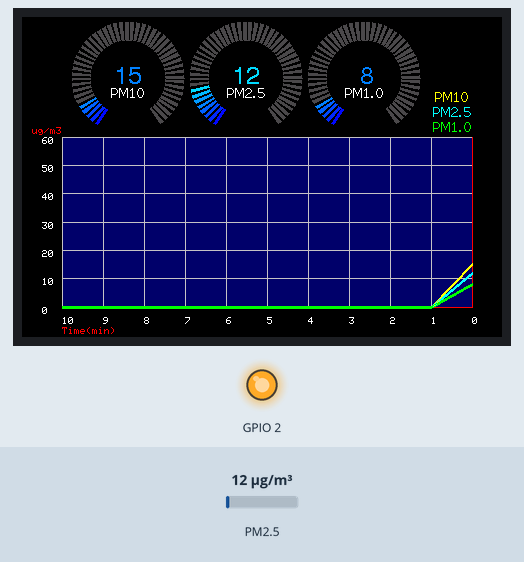
The sketch below on a simulated ESP32. Shown: 480×320 colour display, output pins drawn as LEDs (lit = HIGH). The inputs (shaded band) are chosen by the test bench; at power-on: PM2.5 12 µg/m³. What the sketch prints to the serial monitor is not drawn.

Above: at 1.8 s.
1.9 s: PM2.5 set to 75 µg/m³
At 2.4 s:
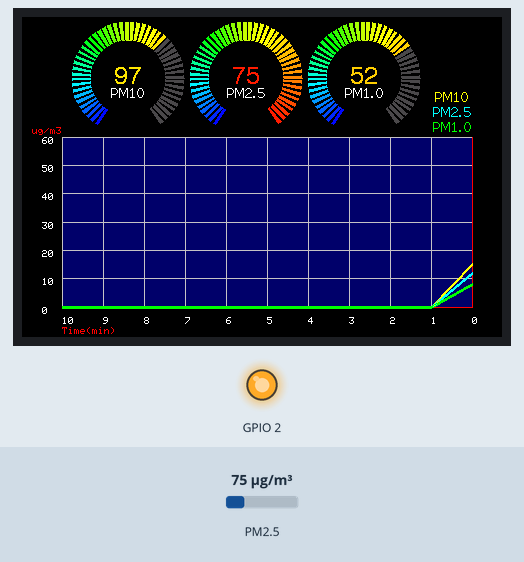
3.5 s: PM2.5 set to 6 µg/m³
At 5.2 s:
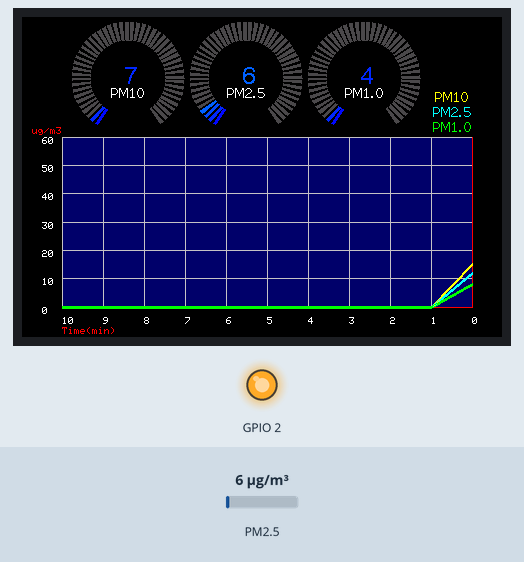
5.5 s: PM2.5 set to 150 µg/m³
At 6.8 s:
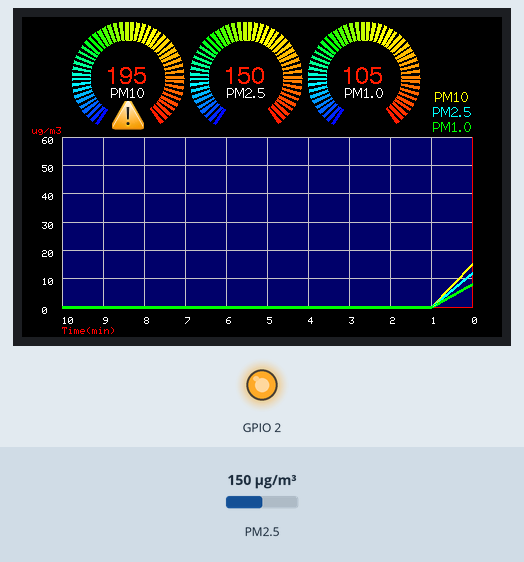
Timing chart, 0 to 8.5 s (numbered marks = the images above; inputs shaded):
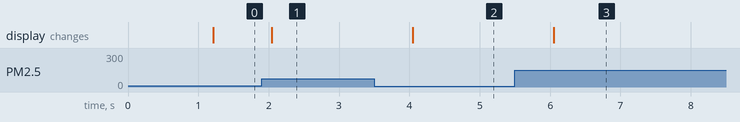

Measured:
- after the input at 1.9 s, the display: changes after 0.14 s (image 1)
- after the input at 3.5 s, the display: changes after 0.55 s (image 2)
- after the input at 5.5 s, the display: changes after 0.55 s (image 3)

The sketch:

pms7003_history_graph2.ino
```cpp
#include <SPI.h>
//#include <SD.h>
#include <TFT_eSPI.h>
#include "PMS.h"
#include <SoftwareSerial.h>
#include <TimeLib.h>
SoftwareSerial mySerial(4, 12); // D2RX, D6TX

PMS pms(mySerial);
PMS::DATA data;


#include "alert.h" // Out of range alert icon
#include "colors.h"

TFT_eSPI tft = TFT_eSPI();

// this is the only external variable used by the graph
// it's a flat to draw the coordinate system only on the first pass
boolean first = true;
double ox , oy1, oy2, oy3;

unsigned long omm=0;
  ////history graph
static int recordinterval=1;//recording interval minute
//static int noOfdata = 60*6/recordinterval;
static int minTohour=60;//unit:minute
static int xmax=0,xmaxtemp=0;

double dust10[1001];
double dust25[1001];
double dust1[1001];

boolean range_error = 0;

void setup() {

  for(int i=0;i<=1000;i++){
    dust10[i] = 0;
    dust25[i] = 0;
    dust1[i] = 0;
  }

  pinMode(D1,OUTPUT);
  digitalWrite(D1,HIGH);
  tft.init();
  tft.setRotation(3);
  tft.setSwapBytes(true);
  tft.fillScreen(BLACK);

  Serial.begin(115200);
  mySerial.begin(9600);  // D2,D6 pin on ESP-12E Development Board
  //pms.passiveMode();    // Switch to passive mode


}


void loop(void) {

  int x, y1, y2, y3, ystep;
  int xpos = 50, ypos = 5, gap = 6, radius = 56;
  unsigned long mm = millis()/1000/60;
  static uint16_t y1sum=0,y1avg,y2avg,y3avg,count=0;
  static uint16_t y2sum=0;
  static uint16_t y3sum=0;
  double xunit,xstep;
  String xtime;

  if(pms.read(data)){
    count ++;
    Serial.print("\nNow: ");Serial.println(mm);
    Serial.print("count: ");Serial.println(count);
    dust10[0]=data.PM_AE_UG_10_0;
    y1sum = y1sum + dust10[0];
    y1avg =y1sum/count;
    Serial.print("PM 10 (ug/m3): ");
    Serial.println(dust10[0]);
    Serial.println(y1avg);

    dust25[0]=data.PM_AE_UG_2_5;
    y2sum = y2sum + dust25[0];
    y2avg =y2sum/count;
    Serial.print("PM 2.5 (ug/m3): ");
    Serial.println(dust25[0]);
    Serial.println(y2avg);

    dust1[0]=data.PM_AE_UG_1_0;
    y3sum = y3sum + dust1[0];
    y3avg =y3sum/count;
    Serial.print("PM 1.0 (ug/m3): ");
    Serial.println(dust1[0]);
    Serial.println(y3avg);

    xpos = gap +ringMeter(dust10[0], 0, 151, xpos, ypos, radius, "PM10", BLUE2RED); // Draw analogue meter
    xpos = gap +ringMeter(dust25[0], 0, 76, xpos, ypos, radius, "PM2.5", BLUE2RED); // Draw analogue meter
    xpos = gap +ringMeter(dust1[0], 0, 76, xpos, ypos, radius, "PM1.0", BLUE2RED); // Draw analogue meter
    dust10[0] =y1avg;
    dust25[0] =y2avg;
    dust1[0] =y3avg;

    ///data logging////
    if(mm >= omm + recordinterval || first){
      first=false;
      Serial.println("recording to graph...");
      ///label
      tft.setTextSize(1);
      tft.setTextColor(YELLOW, BLACK);
      tft.drawString("PM10",430,80,2);
      tft.setTextColor(CYAN, BLACK);
      tft.drawString("PM2.5",430,95,2);
      tft.setTextColor(GREEN, BLACK);
      tft.drawString("PM1.0",430,110,2);

      int ymax=0;
      int xmax2=0;
      xmax = mm/recordinterval/10*10 +10;//10분단위로
      xmax = min(xmax,600);//max 600분까지만 표시
      for (x = 0; x <= xmax; x++){
        y1 = dust10[(int)x];
        y2 = dust25[(int)x];
        y3 = dust1[(int)x];
        ymax = max(ymax,(int)y1);
        ymax = max(ymax,(int)y2);
        ymax = max(ymax,(int)y3);
      }
        ymax = ymax/10*10+10;
        ymax = max(ymax,60);
        if(ymax >= 100) {
          ymax =ymax/20*20+20;
          ystep = 20;
        }
        else ystep =10;
        Serial.print("ymax: ");Serial.println(ymax);
        Serial.print("xmax: ");Serial.println(xmax);

      for (x = 0; x <= xmax; x++){
        y1 = dust10[(int)x];
        y2 = dust25[(int)x];
        y3 = dust1[(int)x];

        if(xmax >= minTohour){
          xunit = (float)x/60;//converting to hour unit
          xtime = "Time(hour)";
          xmax2 = (mm/60*60+60)/60;
          Serial.println(xmax2);
          xmax2 = min(xmax2,10);
          if(xmax2 >=5) xstep = 1;
          else xstep = 0.5;
        }
        else {
          xunit = x;//minute unit
          xtime = "Time(min)";
          xmax2=xmax;
          if(xmax < 40) xstep = xmax/10;
          else xstep = 10;
        }

        Graph3y(tft, xunit, y1, y2, y3, 40, 290, 410, 170, xmax2, 0, -xstep, 0, ymax, ystep,
        "", xtime, "ug/m3", GREY, RED, YELLOW, CYAN, GREEN, WHITE, BLACK,x);

      }

      for(int i=xmax;i>0;i=i-1){
        dust10[i]=dust10[i-1];
        dust25[i]=dust25[i-1];
        dust1[i]=dust1[i-1];

      }
      omm = mm;
      count = 0;
      y1sum =0, y2sum=0,y3sum=0;
    }
  }

}

/*
  function to draw a cartesian coordinate system and plot whatever data you want
  just pass x and y and the graph will be drawn
  huge arguement list
  &d name of your display object
  x = x data point
  y = y datapont
  gx = x graph location (lower left)
  gy = y graph location (lower left)
  w = width of graph
  h = height of graph
  xlo = lower bound of x axis
  xhi = upper bound of x asis
  xinc = division of x axis (distance not count)
  ylo = lower bound of y axis
  yhi = upper bound of y asis
  yinc = division of y axis (distance not count)
  title = title of graph
  xlabel = x asis label
  ylabel = y asis label
  gcolor = graph line colors
  acolor = axi ine colors
  pcolor = color of your plotted data
  tcolor = text color
  bcolor = background color
  &redraw = flag to redraw graph on fist call only
*/


void Graph3y(TFT_eSPI &d, double x, double y1,double y2,double y3,double gx, double gy, double w, double h, double xlo,
double xhi, double xinc, double ylo, double yhi, double yinc, String title, String xlabel, String ylabel,
unsigned int gcolor, unsigned int acolor, unsigned int p1color, unsigned int p2color, unsigned int p3color,
unsigned int tcolor, unsigned int bcolor, unsigned int fData) {

  double ydiv, xdiv;
  // initialize old x and old y in order to draw the first point of the graph
  // but save the transformed value
  // note my transform funcition is the same as the map function, except the map uses long and we need doubles
  //static double ox = (x - xlo) * ( w) / (xhi - xlo) + gx;
  //static double oy = (y - ylo) * (gy - h - gy) / (yhi - ylo) + gy;
  double i;
  double temp;
  int rot, newrot;

  if(fData ==0){
    d.fillRect(gx-20,gy-h,w+25,h+20,BLACK);
    d.fillRect(gx,gy-h,w,h,DKBLUE);
    ////// draw y scale
    for ( i = ylo; i <= yhi; i += yinc) {
      // compute the transform
      temp =  (i - ylo) * (gy - h - gy) / (yhi - ylo) + gy;

      if (i == 0) {
        d.drawLine(gx, temp, gx + w, temp, acolor);
      }
      else {
        d.drawLine(gx, temp, gx + w, temp, gcolor);
      }

      d.setTextSize(1);
      d.setTextColor(tcolor, bcolor);
      d.setCursor(gx - 20, temp);
      // precision is default Arduino--this could really use some format control
      d.println((int)i);
    }

    /////// draw x scale
    for (i = xlo; i >= xhi; i += xinc) {

      // compute the transform

      temp =  (i - xlo) * ( w) / (xhi - xlo) + gx;
      if (i == 0) {
        d.drawLine(temp, gy, temp, gy - h, acolor);
      }
      else {
        d.drawLine(temp, gy, temp, gy - h, gcolor);
      }

      d.setTextSize(1);
      d.setTextColor(tcolor, bcolor);
      d.setCursor(temp, gy + 10);
      // precision is default Arduino--this could really use some format control
      if(xmax >= minTohour) {d.println(i,1);Serial.print("xmax22: ");Serial.println(i,1);}
      else d.println((int)i);
    }

    ///////now draw the labels
    d.setTextSize(2);
    d.setTextColor(tcolor, bcolor);
    d.setCursor(gx , gy - h - 30);
    d.println(title);

    d.setTextSize(1);
    d.setTextColor(acolor, bcolor);
    d.setCursor(gx , gy + 20);
    d.println(xlabel);

    d.setTextSize(1);
    d.setTextColor(acolor, bcolor);
    d.setCursor(gx - 30, gy - h - 10);
    d.println(ylabel);
  }

  // //첫번째 데이터에 이전 데이터와 선긋지 않도록 oxy를  xy값과 일치 시킴
  if (fData == 0) {
    ox = (x - xlo) * ( w) / (xhi - xlo) + gx;
    oy1 = (y1 - ylo) * (gy - h - gy) / (yhi - ylo) + gy;
    oy2 = (y2 - ylo) * (gy - h - gy) / (yhi - ylo) + gy;
    oy3 = (y3 - ylo) * (gy - h - gy) / (yhi - ylo) + gy;
  }

  //graph drawn now plot the data
  // the entire plotting code are these few lines...
  // recall that ox and oy are initialized as static above
  x =  (x - xlo) * ( w) / (xhi - xlo) + gx;
  y1 =  (y1 - ylo) * (gy - h - gy) / (yhi - ylo) + gy;
  y2 =  (y2 - ylo) * (gy - h - gy) / (yhi - ylo) + gy;
  y3 =  (y3 - ylo) * (gy - h - gy) / (yhi - ylo) + gy;
  d.drawLine(ox, oy1, x, y1, p1color);
  d.drawLine(ox, oy2, x, y2, p2color);
  d.drawLine(ox, oy3, x, y3, p3color);
  d.drawLine(ox, oy1 + 1, x, y1 + 1, p1color);
  d.drawLine(ox, oy1 - 1, x, y1 - 1, p1color);
  d.drawLine(ox, oy2 + 1, x, y2 + 1, p2color);
  d.drawLine(ox, oy2 - 1, x, y2 - 1, p2color);
  d.drawLine(ox, oy3 + 1, x, y3 + 1, p3color);
  d.drawLine(ox, oy3 - 1, x, y3 - 1, p3color);
  //Serial.printf("\n#%00d ox: %.1f, oy1:%.1f,oy2:%.1f,oy3:%.1f",fData,ox,oy1,oy2,oy3);
  //Serial.printf("\n x: %.1f,  y1:%.1f, y2:%.1f, y3:%.1f",x,y1,y2,y3);

  ox = x;
  oy1 = y1; oy2 = y2; oy3 = y3;

}

/*
  End of graphing functioin
*/
// #########################################################################
//  Draw the meter on the screen, returns x coord of righthand side
// #########################################################################
int ringMeter(int value, int vmin, int vmax, int x, int y, int r, const char *units, byte scheme)
{
  // Minimum value of r is about 52 before value text intrudes on ring
  // drawing the text first is an option

  x += r; y += r;   // Calculate coords of centre of ring

  int w = r / 3;    // Width of outer ring is 1/4 of radius

  int angle = 150;  // Half the sweep angle of meter (300 degrees)

  int v = map(value, vmin, vmax, -angle, angle); // Map the value to an angle v

  byte seg = 3; // Segments are 3 degrees wide = 100 segments for 300 degrees
  byte inc = 6; // Draw segments every 3 degrees, increase to 6 for segmented ring

  // Variable to save "value" text colour from scheme and set default
  int colour = TFT_BLUE;

  // Draw colour blocks every inc degrees
  for (int i = -angle+inc/2; i < angle-inc/2; i += inc) {
    // Calculate pair of coordinates for segment start
    float sx = cos((i - 90) * 0.0174532925);
    float sy = sin((i - 90) * 0.0174532925);
    uint16_t x0 = sx * (r - w) + x;
    uint16_t y0 = sy * (r - w) + y;
    uint16_t x1 = sx * r + x;
    uint16_t y1 = sy * r + y;

    // Calculate pair of coordinates for segment end
    float sx2 = cos((i + seg - 90) * 0.0174532925);
    float sy2 = sin((i + seg - 90) * 0.0174532925);
    int x2 = sx2 * (r - w) + x;
    int y2 = sy2 * (r - w) + y;
    int x3 = sx2 * r + x;
    int y3 = sy2 * r + y;

    if (i < v) { // Fill in coloured segments with 2 triangles
      switch (scheme) {
        case 0: colour = TFT_RED; break; // Fixed colour
        case 1: colour = TFT_GREEN; break; // Fixed colour
        case 2: colour = TFT_BLUE; break; // Fixed colour
        case 3: {
          if(i<=0) colour = rainbow(map(i, -angle, 0, 0, 90));
          else colour = rainbow(map(i, 0, angle, 90, 127));
          break; // Full spectrum blue to red
        }
        case 4: colour = rainbow(map(i, -angle, angle, 70, 127)); break; // Green to red (high temperature etc)
        case 5: colour = rainbow(map(i, -angle, angle, 127, 63)); break; // Red to green (low battery etc)
        default: colour = TFT_BLUE; break; // Fixed colour
      }
      tft.fillTriangle(x0, y0, x1, y1, x2, y2, colour);
      tft.fillTriangle(x1, y1, x2, y2, x3, y3, colour);
      //text_colour = colour; // Save the last colour drawn
    }
    else // Fill in blank segments
    {
      tft.fillTriangle(x0, y0, x1, y1, x2, y2, TFT_GREY);
      tft.fillTriangle(x1, y1, x2, y2, x3, y3, TFT_GREY);
    }
  }
  // Convert value to a string
  char buf[10];
  byte len = 3; if (value > 999) len = 5;
  dtostrf(value, len, 0, buf);
  buf[len] = ' '; buf[len+1] = 0; // Add blanking space and terminator, helps to centre text too!
  // Set the text colour to default
  tft.setTextSize(1);

  if (value<vmin || value>vmax) {
    drawAlert(x,y+r-20,50,1);
  }
  else {
    drawAlert(x,y+r-20,50,0);
  }

  tft.setTextColor(TFT_WHITE, TFT_BLACK);
  // Uncomment next line to set the text colour to the last segment value!
  tft.setTextColor(colour, TFT_BLACK);
  tft.setTextDatum(MC_DATUM);
  // Print value, if the meter is large then use big font 8, othewise use 4
  if (r > 84) {
    tft.setTextPadding(55*3); // Allow for 3 digits each 55 pixels wide
    tft.drawString(buf, x, y, 8); // Value in middle
  }
  else {
    tft.setTextPadding(3 * 14); // Allow for 3 digits each 14 pixels wide
    tft.drawString(buf, x, y, 4); // Value in middle
  }
  tft.setTextSize(1);
  tft.setTextPadding(0);
  // Print units, if the meter is large then use big font 4, othewise use 2
  tft.setTextColor(TFT_WHITE, TFT_BLACK);
  if (r > 84) tft.drawString(units, x, y + 60, 4); // Units display
  else tft.drawString(units, x, y + 15, 2); // Units display

  // Calculate and return right hand side x coordinate
  return x + r;
}

void drawAlert(int x, int y , int side, boolean draw)
{
  if (draw && !range_error) {
    drawIcon(alert, x - alertWidth/2, y - alertHeight/2, alertWidth, alertHeight);
    range_error = 1;
  }
  else if (!draw) {
    tft.fillRect(x - alertWidth/2, y - alertHeight/2, alertWidth, alertHeight, TFT_BLACK);
    range_error = 0;
  }
}

// #########################################################################
// Return a 16 bit rainbow colour
// #########################################################################
unsigned int rainbow(byte value)
{
  // Value is expected to be in range 0-127
  // The value is converted to a spectrum colour from 0 = blue through to 127 = red

  byte red = 0; // Red is the top 5 bits of a 16 bit colour value
  byte green = 0;// Green is the middle 6 bits
  byte blue = 0; // Blue is the bottom 5 bits

  byte quadrant = value / 32;

  if (quadrant == 0) {
    blue = 31;
    green = 2 * (value % 32);
    red = 0;
  }
  if (quadrant == 1) {
    blue = 31 - (value % 32);
    green = 63;
    red = 0;
  }
  if (quadrant == 2) {
    blue = 0;
    green = 63;
    red = value % 32;
  }
  if (quadrant == 3) {
    blue = 0;
    green = 63 - 2 * (value % 32);
    red = 31;
  }
  return (red << 11) + (green << 5) + blue;
}

// #########################################################################
// Return a value in range -1 to +1 for a given phase angle in degrees
// #########################################################################
float sineWave(int phase) {
  return sin(phase * 0.0174532925);
}


//====================================================================================
// This is the function to draw the icon stored as an array in program memory (FLASH)
//====================================================================================

// To speed up rendering we use a 64 pixel buffer
#define BUFF_SIZE 64

// Draw array "icon" of defined width and height at coordinate x,y
// Maximum icon size is 255x255 pixels to avoid integer overflow

void drawIcon(const unsigned short* icon, int16_t x, int16_t y, int8_t width, int8_t height) {

  uint16_t  pix_buffer[BUFF_SIZE];   // Pixel buffer (16 bits per pixel)

  tft.startWrite();

  // Set up a window the right size to stream pixels into
  tft.setAddrWindow(x, y, width, height);

  // Work out the number whole buffers to send
  uint16_t nb = ((uint16_t)height * width) / BUFF_SIZE;

  // Fill and send "nb" buffers to TFT
  for (int i = 0; i < nb; i++) {
    for (int j = 0; j < BUFF_SIZE; j++) {
      pix_buffer[j] = pgm_read_word(&icon[i * BUFF_SIZE + j]);
    }
    tft.pushColors(pix_buffer, BUFF_SIZE);
  }

  // Work out number of pixels not yet sent
  uint16_t np = ((uint16_t)height * width) % BUFF_SIZE;

  // Send any partial buffer left over
  if (np) {
    for (int i = 0; i < np; i++) pix_buffer[i] = pgm_read_word(&icon[nb * BUFF_SIZE + i]);
    tft.pushColors(pix_buffer, np);
  }

  tft.endWrite();
}
```

colors.h
```cpp
#define LTBLUE    0xB6DF
#define LTTEAL    0xBF5F
#define LTGREEN   0xBFF7
#define LTCYAN    0xC7FF
#define LTRED     0xFD34
#define LTMAGENTA 0xFD5F
#define LTYELLOW  0xFFF8
#define LTORANGE  0xFE73
#define LTPINK    0xFDDF
#define LTPURPLE  0xCCFF
#define LTGREY    0xE71C

#define BLUE      0x001F
#define TEAL      0x0438
#define GREEN     0x07E0
#define CYAN      0x07FF
#define RED       0xF800
#define MAGENTA   0xF81F
#define YELLOW    0xFFE0
#define ORANGE    0xFC00
#define PINK      0xF81F
#define PURPLE    0x8010
#define GREY      0xC618
#define WHITE     0xFFFF
#define BLACK     0x0000

#define DKBLUE    0x000D
#define DKTEAL    0x020C
#define DKGREEN   0x03E0
#define DKCYAN    0x03EF
#define DKRED     0x6000
#define DKMAGENTA 0x8008
#define DKYELLOW  0x8400
#define DKORANGE  0x8200
#define DKPINK    0x9009
#define DKPURPLE  0x4010
#define DKGREY    0x4A49

// Meter colour schemes
#define RED2RED 0
#define GREEN2GREEN 1
#define BLUE2BLUE 2
#define BLUE2RED 3
#define GREEN2RED 4
#define RED2GREEN 5

#define TFT_GREY DKGREY//0xC618//2104 // Dark grey 16 bit colour
```

Source omitted: Alert.h (data table, 8258 bytes)
